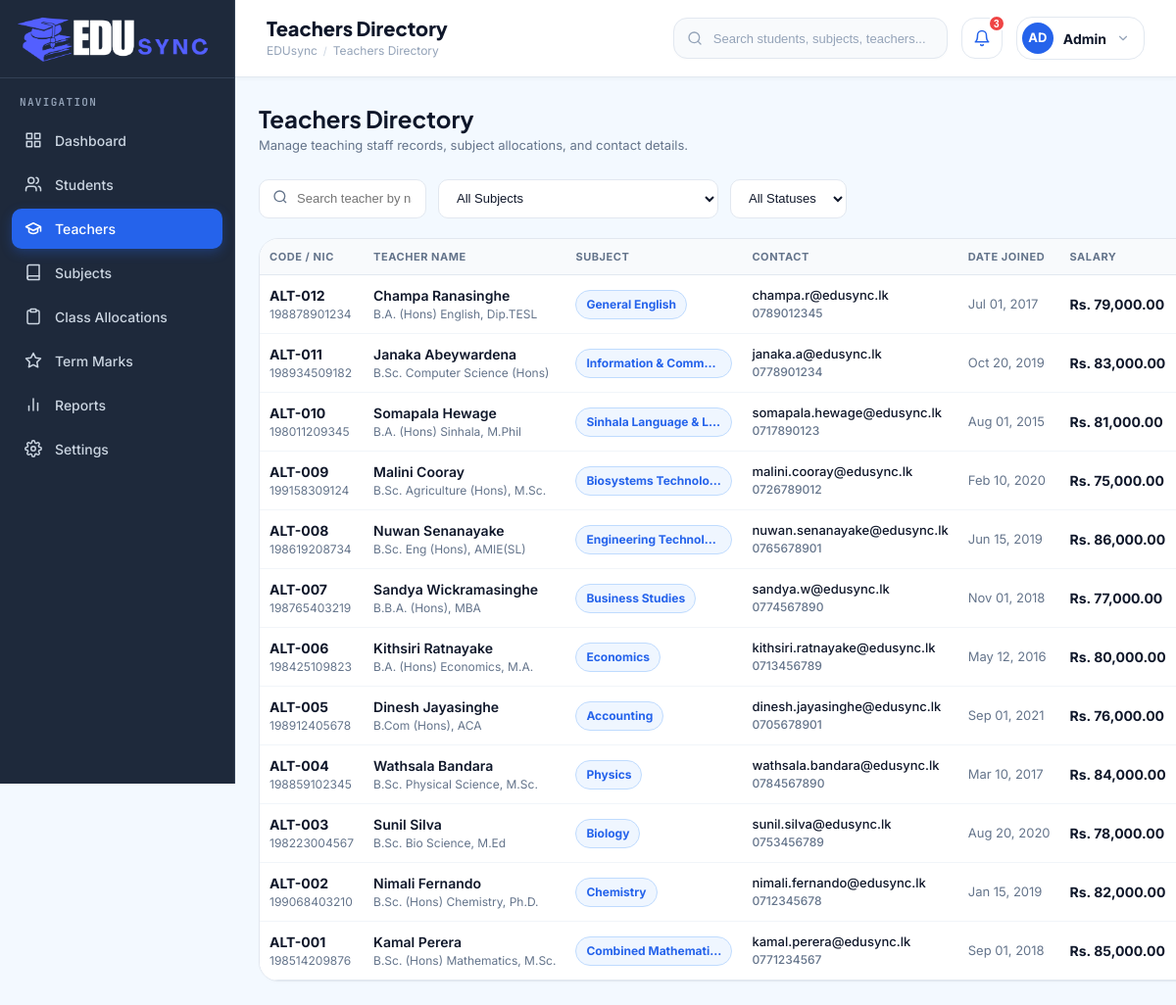
The app's page /teachers.php with its own data.
### tables this page shows
CREATE TABLE `teachers` (
  `id` INT AUTO_INCREMENT PRIMARY KEY,
  `teacher_code` VARCHAR(20) NOT NULL UNIQUE,
  `first_name` VARCHAR(50) NOT NULL,
  `last_name` VARCHAR(50) NOT NULL,
  `nic` VARCHAR(30) NOT NULL UNIQUE,
  `subject` VARCHAR(50) NOT NULL,
  `qualification` VARCHAR(100) NOT NULL,
  `email` VARCHAR(100) NOT NULL UNIQUE,
  `phone` VARCHAR(20) NOT NULL,
  `address` TEXT NOT NULL,
  `date_joined` DATE NOT NULL,
  `salary` DECIMAL(10,2) NOT NULL,
  `status` ENUM('Active', 'Inactive') DEFAULT 'Active',
  `created_at` TIMESTAMP DEFAULT CURRENT_TIMESTAMP
);

### classes/Teacher.php (called while the page is built, shortened)
<?php
require_once __DIR__ . '/../config/Database.php';
class Teacher {
    private $db;
    public function __construct() {
        $dbInstance = new Database();
        $this->db = $dbInstance->getConnection();
    }
    public function getAll($search = '', $subjectFilter = '', $statusFilter = '') {
        $sql = "SELECT * FROM teachers WHERE 1=1";
        $params = [];
        $sql .= " ORDER BY id DESC";
        $stmt = $this->db->prepare($sql);
        $stmt->execute($params);
        return $stmt->fetchAll(PDO::FETCH_ASSOC);
    }
}

### config/Database.php (called while the page is built)
<?php
class Database {
    private $host = "localhost";
    private $db_name = "school_db";
    private $username = "root";
    private $password = "";
    private $conn = null;
    public function getConnection() {
        if ($this->conn === null) {
            try {
                $dsn = "mysql:host=" . $this->host . ";dbname=" . $this->db_name . ";charset=utf8mb4";
                $options = [
                    PDO::ATTR_ERRMODE => PDO::ERRMODE_EXCEPTION,
                    PDO::ATTR_DEFAULT_FETCH_MODE => PDO::FETCH_ASSOC,
                    PDO::ATTR_EMULATE_PREPARES => false,
                ];
                $this->conn = new PDO($dsn, $this->username, $this->password, $options);
            } catch (PDOException $exception) {
                $this->conn = null;
            }
        }
        return $this->conn;
    }
}
?>

### teachers.php (the view, shortened to what this page needs)
<?php
require_once __DIR__ . '/classes/Teacher.php';
$teacherService = new Teacher();
$search = $_GET['search'] ?? '';
$subjectFilter = $_GET['subject'] ?? '';
$statusFilter = $_GET['status'] ?? '';
$teachers = $teacherService->getAll($search, $subjectFilter, $statusFilter);
include_once __DIR__ . '/includes/header.php';
include_once __DIR__ . '/includes/sidebar.php';
?>
<div class="main-wrapper">
    <?php include_once __DIR__ . '/includes/navbar.php'; ?>
    <main class="content-body">
        <div class="page-header">
            <div>
                <h1 class="page-title">Teachers Directory</h1>
                <p class="page-subtitle">Manage teaching staff records, subject allocations, and contact details.</p>
            </div>
        </div>
        <div class="table-filter-bar">
            <form action="teachers.php" method="GET" class="search-filter-group">
                <div style="position: relative; flex: 1;">
                    <span style="position: absolute; left: 14px; top: 50%; transform: translateY(-50%); color: var(--text-muted);">
                        <svg width="16" height="16" viewBox="0 0 24 24" fill="none" stroke="currentColor" stroke-width="2"><circle cx="11" cy="11" r="8"/><line x1="21" y1="21" x2="16.65" y2="16.65"/></svg>
                    </span>
                    <input type="text" name="search" class="filter-input" placeholder="Search teacher by name, code, NIC, subject..." value="<?php echo htmlspecialchars($search); ?>">
                </div>
                <select name="subject" class="filter-select" onchange="this.form.submit()">
                    <option value="">All Subjects</option>
                </select>
                <select name="status" class="filter-select" onchange="this.form.submit()">
                    <option value="">All Statuses</option>
                </select>
            </form>
        </div>
        <div class="dash-card card-full" style="padding: 0; overflow: hidden;">
            <div style="overflow-x: auto;">
                <table class="students-table" style="width: 100%; border-collapse: collapse; font-size: 14px;">
                    <thead>
                        <tr style="background: var(--body-bg); border-bottom: 1px solid var(--card-border); text-align: left; color: var(--text-muted); font-size: 12px; font-weight: 700; text-transform: uppercase;">
                            <th style="padding: 10px 10px; white-space: nowrap;">Code / NIC</th>
                            <th style="padding: 10px 10px; white-space: nowrap;">Teacher Name</th>
                            <th style="padding: 10px 10px; white-space: nowrap;">Subject</th>
                            <th style="padding: 10px 10px; white-space: nowrap;">Contact</th>
                            <th style="padding: 10px 10px; white-space: nowrap;">Date Joined</th>
                            <th style="padding: 10px 10px; white-space: nowrap;">Salary</th>
                        </tr>
                    </thead>
                    <tbody>
                        <?php if (empty($teachers)): ?>
                            <tr>
                                <td colspan="8" style="padding: 40px; text-align: center; color: var(--text-muted);">
                                    No teacher records found.
                                </td>
                            </tr>
                        <?php else: ?>
                            <?php foreach ($teachers as $t): ?>
                                <tr style="border-bottom: 1px solid var(--card-border);">
                                    <td style="padding: 10px 10px; white-space: nowrap;">
                                        <div style="font-weight: 700; color: var(--text-main);"><?php echo htmlspecialchars($t['teacher_code']); ?></div>
                                        <div style="font-size: 12px; color: var(--text-muted);"><?php echo htmlspecialchars($t['nic']); ?></div>
                                    </td>
                                    <td style="padding: 10px 10px; white-space: nowrap;">
                                        <div style="font-weight: 600; color: var(--text-main);"><?php echo htmlspecialchars($t['first_name'] . ' ' . $t['last_name']); ?></div>
                                        <div style="font-size: 12px; color: var(--text-muted);"><?php echo htmlspecialchars($t['qualification']); ?></div>
                                    </td>
                                    <td style="padding: 10px 10px; white-space: nowrap;">
                                        <span class="subject-badge" title="<?php echo htmlspecialchars($t['subject']); ?>">
                                            <?php echo htmlspecialchars($t['subject']); ?>
                                        </span>
                                    </td>
                                    <td style="padding: 10px 10px; white-space: nowrap;">
                                        <div style="color: var(--text-main); font-size: 13px; font-weight: 500;"><?php echo htmlspecialchars($t['email']); ?></div>
                                        <div style="font-size: 12px; color: var(--text-muted); font-weight: 500;"><?php echo htmlspecialchars($t['phone']); ?></div>
                                    </td>
                                    <td style="padding: 10px 10px; font-size: 13px; color: var(--text-muted); white-space: nowrap;">
                                        <?php echo date('M d, Y', strtotime($t['date_joined'])); ?>
                                    </td>
                                    <td style="padding: 10px 10px; font-weight: 700; color: var(--text-main); white-space: nowrap;">
                                        Rs. <?php echo number_format($t['salary'], 2); ?>
                                    </td>
                                </tr>
                            <?php endforeach; ?>
                        <?php endif; ?>
                    </tbody>
                </table>
            </div>
        </div>
    </main>
</div>
<?php include_once __DIR__ . '/includes/footer.php'; ?>

### assets/css/style.css (style rules this page uses)
html, body, *, ::-webkit-scrollbar { -ms-overflow-style: none; scrollbar-width: none; }
:root { --primary: #2563eb; --primary-hover: #1d4ed8; --primary-light: #eff6ff; --success: #10b981; --success-light: #ecfdf5; --warning: #f59e0b; --warning-light: #fffbeb; --danger: #ef4444; --danger-light: #fef2f2; --purple: #8b5cf6; --purple-light: #f5f3ff; --sidebar-bg: #1e293b; --sidebar-border: #334155; --sidebar-text: #94a3b8; --sidebar-hover: #334155; --sidebar-active: #2563eb; --body-bg: #f3f9ff; --card-bg: #ffffff; --card-border: #e2e8f0; --text-main: #0f172a; --text-muted: #64748b; --text-light: #94a3b8; --font-heading: 'Plus Jakarta Sans', -apple-system, BlinkMacSystemFont, sans-serif; --font-body: 'Inter', -apple-system, BlinkMacSystemFont, sans-serif; --font-mono: 'JetBrains Mono', monospace; --radius-sm: 6px; --radius-md: 10px; --radius-lg: 16px; --radius-full: 9999px; --shadow-sm: 0 1px 2px 0 rgba(0, 0, 0, 0.05); --shadow-md: 0 4px 6px -1px rgba(0, 0, 0, 0.05), 0 2px 4px -1px rgba(0, 0, 0, 0.03); --shadow-lg: 0 10px 15px -3px rgba(0, 0, 0, 0.08), 0 4px 6px -2px rgba(0, 0, 0, 0.03); --sidebar-width: 240px; --sidebar-collapsed-width: 72px; --navbar-height: 68px; --transition-speed: 0.3s; }
*, *::before, *::after { box-sizing: border-box; margin: 0; padding: 0; }
html, body { height: 100%; font-family: var(--font-body); background-color: var(--body-bg); color: var(--text-main); line-height: 1.5; -webkit-font-smoothing: antialiased; }
.main-wrapper { margin-left: var(--sidebar-width); flex: 1; display: flex; flex-direction: column; min-height: 100vh; }
.content-body { padding: 24px; margin-top: 79px; flex: 1; }
.page-header { margin-bottom: 24px; display: flex; align-items: center; justify-content: space-between; }
.page-title { font-family: var(--font-heading); font-size: 24px; font-weight: 700; color: var(--text-main); }
.page-subtitle { font-size: 13px; color: var(--text-muted); }
.dash-card { background: var(--card-bg); border: 1px solid var(--card-border); border-radius: 20px; padding: 24px; box-shadow: 0 1px 3px 0 rgba(0, 0, 0, 0.02); }
.table-filter-bar { display: flex; align-items: center; justify-content: space-between; gap: 16px; margin-bottom: 20px; flex-wrap: wrap; }
.search-filter-group { display: flex; align-items: center; gap: 12px; flex: 1; max-width: 600px; }
.filter-input { height: 40px; padding: 0 14px 0 38px; border-radius: 10px; border: 1px solid var(--card-border); background: var(--card-bg); color: var(--text-main); font-size: 13px; outline: none; width: 100%; transition: border-color 0.2s ease; }
.filter-select { height: 40px; padding: 0 14px; border-radius: 10px; border: 1px solid var(--card-border); background: var(--card-bg); color: var(--text-main); font-size: 13px; outline: none; cursor: pointer; }
.students-table { width: 100%; border-collapse: separate; border-spacing: 0; font-family: var(--font-body); font-size: 14px; }
.students-table th { background: #f8fafc; color: #64748b; font-size: 11px; font-weight: 700; text-transform: uppercase; letter-spacing: 0.05em; padding: 12px 14px; border-bottom: 1px solid #e2e8f0; vertical-align: middle; white-space: nowrap; }
.students-table td { padding: 12px 14px; border-bottom: 1px solid #f1f5f9; vertical-align: middle; color: var(--text-main); background: #ffffff; transition: background-color 0.15s ease; }
.students-table tr:last-child td { border-bottom: none; }
.subject-badge { display: inline-block !important; max-width: 160px !important; overflow: hidden !important; text-overflow: ellipsis !important; white-space: nowrap !important; vertical-align: middle !important; padding: 5px 10px !important; border-radius: 20px !important; background: #eff6ff !important; color: #2563eb !important; border: 1px solid #bfdbfe !important; font-size: 12px !important; font-weight: 700 !important; text-align: center !important; }

### records on screen
teachers: teacher_code "ALT-012", nic "198878901234", first_name+last_name "Champa Ranasinghe", qualification "B.A. (Hons) English, Dip.TESL", subject "General English", email "champa.r@edusync.lk", phone "0789012345", date_joined "Jul 01, 2017", salary "79,000.00"
teachers: teacher_code "ALT-011", nic "198934509182", first_name+last_name "Janaka Abeywardena", qualification "B.Sc. Computer Science (Hons)", subject "Information & Comm…", email "janaka.a@edusync.lk", phone "0778901234", date_joined "Oct 20, 2019", salary "83,000.00"
teachers: teacher_code "ALT-010", nic "198011209345", first_name+last_name "Somapala Hewage", qualification "B.A. (Hons) Sinhala, M.Phil", subject "Sinhala Language & L…", email "somapala.hewage@edusync.lk", phone "0717890123", date_joined "Aug 01, 2015", salary "81,000.00"
teachers: teacher_code "ALT-009", nic "199158309124", first_name+last_name "Malini Cooray", qualification "B.Sc. Agriculture (Hons), M.Sc.", subject "Biosystems Technolo…", email "malini.cooray@edusync.lk", phone "0726789012", date_joined "Feb 10, 2020", salary "75,000.00"
teachers: teacher_code "ALT-008", nic "198619208734", first_name+last_name "Nuwan Senanayake", qualification "B.Sc. Eng (Hons), AMIE(SL)", subject "Engineering Technol…", email "nuwan.senanayake@edusync.lk", phone "0765678901", date_joined "Jun 15, 2019", salary "86,000.00"
teachers: teacher_code "ALT-007", nic "198765403219", first_name+last_name "Sandya Wickramasinghe", qualification "B.B.A. (Hons), MBA", subject "Business Studies", email "sandya.w@edusync.lk", phone "0774567890", date_joined "Nov 01, 2018", salary "77,000.00"
teachers: teacher_code "ALT-006", nic "198425109823", first_name+last_name "Kithsiri Ratnayake", qualification "B.A. (Hons) Economics, M.A.", subject "Economics", email "kithsiri.ratnayake@edusync.lk", phone "0713456789", date_joined "May 12, 2016", salary "80,000.00"
teachers: teacher_code "ALT-005", nic "198912405678", first_name+last_name "Dinesh Jayasinghe", qualification "B.Com (Hons), ACA", subject "Accounting", email "dinesh.jayasinghe@edusync.lk", phone "0705678901", date_joined "Sep 01, 2021", salary "76,000.00"
teachers: teacher_code "ALT-004", nic "198859102345", first_name+last_name "Wathsala Bandara", qualification "B.Sc. Physical Science, M.Sc.", subject "Physics", email "wathsala.bandara@edusync.lk", phone "0784567890", date_joined "Mar 10, 2017", salary "84,000.00"
teachers: teacher_code "ALT-003", nic "198223004567", first_name+last_name "Sunil Silva", qualification "B.Sc. Bio Science, M.Ed", subject "Biology", email "sunil.silva@edusync.lk", phone "0753456789", date_joined "Aug 20, 2020", salary "78,000.00"
teachers: teacher_code "ALT-002", nic "199068403210", first_name+last_name "Nimali Fernando", qualification "B.Sc. (Hons) Chemistry, Ph.D.", subject "Chemistry", email "nimali.fernando@edusync.lk", phone "0712345678", date_joined "Jan 15, 2019", salary "82,000.00"
teachers: teacher_code "ALT-001", nic "198514209876", first_name+last_name "Kamal Perera", qualification "B.Sc. (Hons) Mathematics, M.Sc.", subject "Combined Mathemati…", email "kamal.perera@edusync.lk", phone "0771234567", date_joined "Sep 01, 2018", salary "85,000.00"

### other values on screen
$displayTitle "Teachers Directory"
$notifCount "3"
